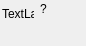
<?xml version="1.0" encoding="UTF-8"?>
<ui version="4.0">
 <class>Form</class>
 <widget class="QWidget" name="Form">
  <property name="geometry">
   <rect>
    <x>0</x>
    <y>0</y>
    <width>86</width>
    <height>46</height>
   </rect>
  </property>
  <property name="sizePolicy">
   <sizepolicy hsizetype="MinimumExpanding" vsizetype="Preferred">
    <horstretch>0</horstretch>
    <verstretch>0</verstretch>
   </sizepolicy>
  </property>
  <property name="windowTitle">
   <string>Form</string>
  </property>
  <layout class="QGridLayout" name="gridLayout">
   <property name="margin">
    <number>2</number>
   </property>
   <item row="1" column="1">
    <layout class="QHBoxLayout" name="horizontalLayout">
     <item>
      <widget class="QLabel" name="avatar_label">
       <property name="sizePolicy">
        <sizepolicy hsizetype="Fixed" vsizetype="Fixed">
         <horstretch>0</horstretch>
         <verstretch>0</verstretch>
        </sizepolicy>
       </property>
       <property name="minimumSize">
        <size>
         <width>32</width>
         <height>32</height>
        </size>
       </property>
       <property name="maximumSize">
        <size>
         <width>32</width>
         <height>32</height>
        </size>
       </property>
       <property name="text">
        <string>TextLabel</string>
       </property>
       <property name="textFormat">
        <enum>Qt::RichText</enum>
       </property>
       <property name="scaledContents">
        <bool>true</bool>
       </property>
       <property name="alignment">
        <set>Qt::AlignLeading|Qt::AlignLeft|Qt::AlignTop</set>
       </property>
      </widget>
     </item>
     <item>
      <widget class="QLabel" name="text_label">
       <property name="sizePolicy">
        <sizepolicy hsizetype="MinimumExpanding" vsizetype="Expanding">
         <horstretch>0</horstretch>
         <verstretch>0</verstretch>
        </sizepolicy>
       </property>
       <property name="text">
        <string>?</string>
       </property>
       <property name="textFormat">
        <enum>Qt::RichText</enum>
       </property>
       <property name="alignment">
        <set>Qt::AlignLeading|Qt::AlignLeft|Qt::AlignTop</set>
       </property>
       <property name="wordWrap">
        <bool>true</bool>
       </property>
      </widget>
     </item>
    </layout>
   </item>
  </layout>
 </widget>
 <resources/>
 <connections/>
</ui>
